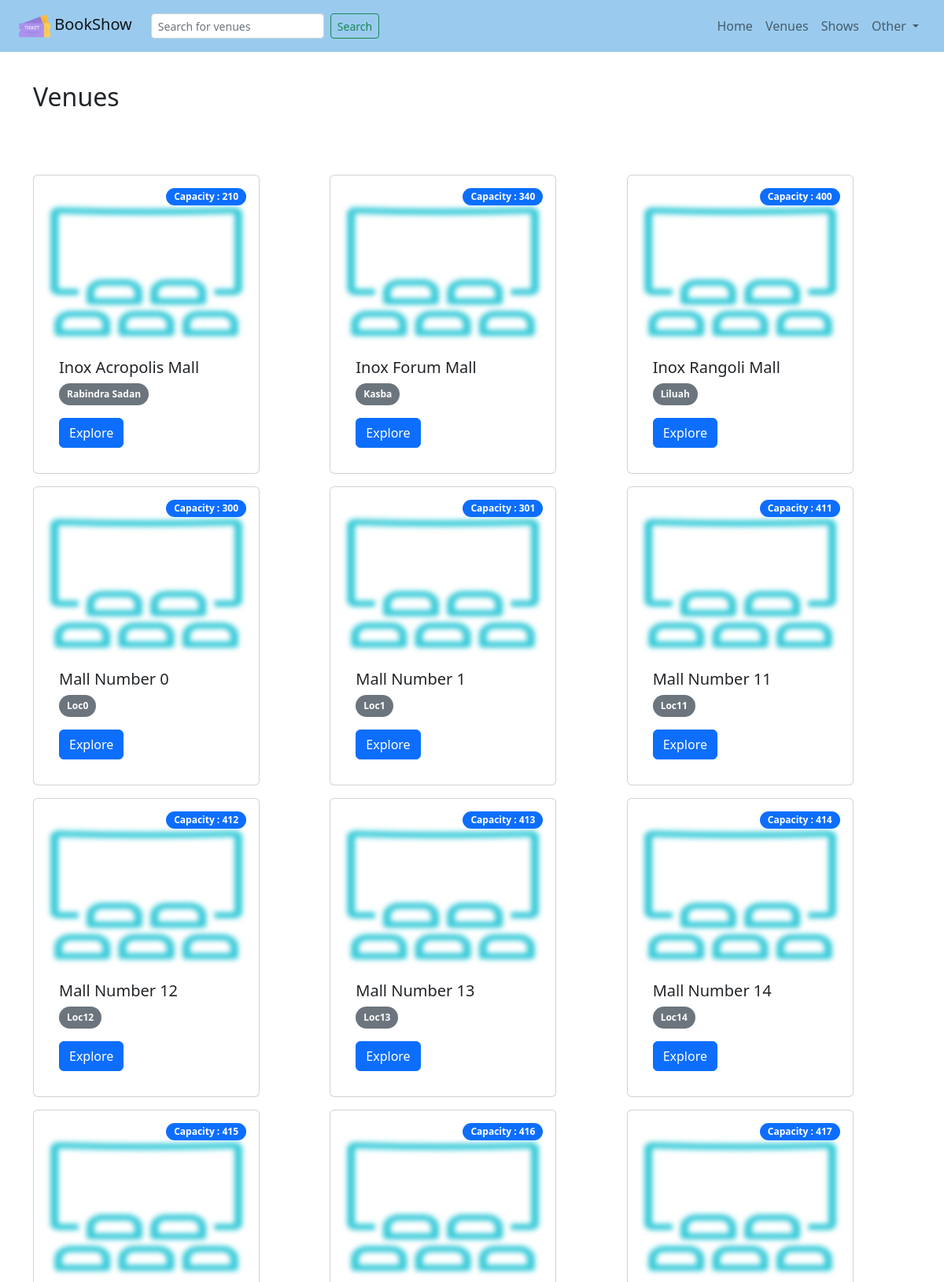
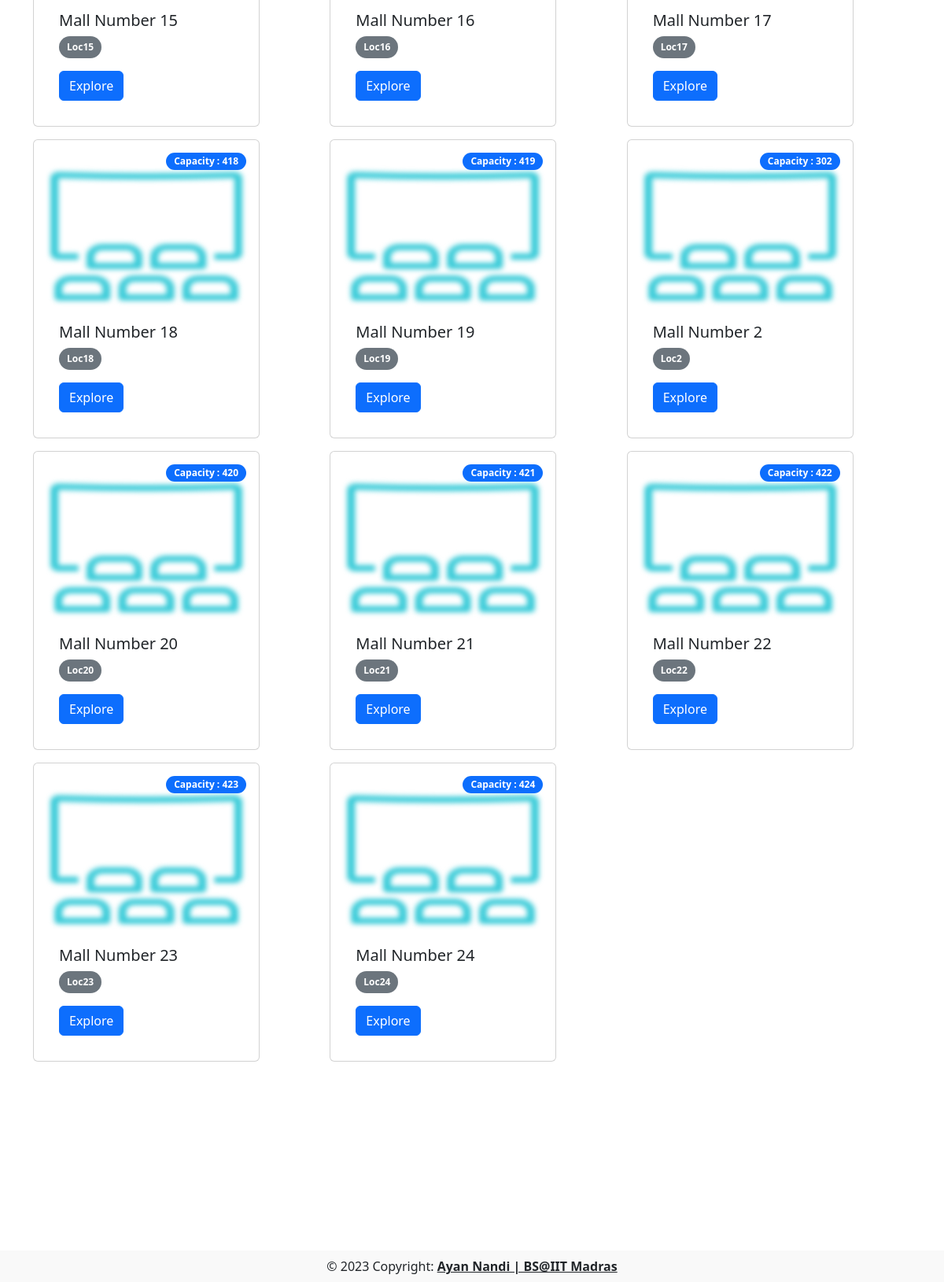
The app's page /user/venues (signed in) with its own data (2 pictures, top to bottom).
### models/admin.py (models this page shows, shortened)
class Venue(db.Model):
    __tablename__ = 'Venue'
    id = db.Column(db.Integer, primary_key=True, autoincrement=True)
    name = db.Column(db.String(50), unique=True)
    description = db.Column(db.String(200))
    location = db.Column(db.String(30))
    city = db.Column(db.String(30))
    capacity = db.Column(db.Integer)
    shows = db.relationship('Show',secondary='Allocation',lazy='subquery', viewonly=True)
    timestamp = db.Column(db.DateTime(timezone=True), nullable=False,
        default=datetime.utcnow)

### blueprints/user.py (the view)
@user.route('/venues')
@login_required
def userVenues():
    page = request.args.get('page', 1, type=int)
    pagedVenues = Venue.query.order_by(Venue.name).paginate(page=page, per_page=20)
    if pagedVenues.pages == 0:
        return render_template('userVenues.html',venuesPage=pagedVenues,noVenue=True, user=current_user)
    else:
        return render_template('userVenues.html',venues=pagedVenues, user=current_user)

### __init__.py (called while the page is built)
def create_app():
    app = Flask(__name__)
    app.config.from_object(LocalDevConfig)
    app.register_blueprint(userAuth)
    app.register_blueprint(adminProfile)
    app.register_blueprint(userProfile)
    db.init_app(app)
    login_manager = LoginManager()
    login_manager.login_view = 'authn.userLogin'
    login_manager.login_message = "You need to login first!!"
    login_manager.init_app(app)
    @login_manager.user_loader
    def load_user(user_id):
        return User.query.get(int(user_id))
    @app.errorhandler(404)
    def page_not_found(e):
        return render_template('NotFound.html',errorMessage=e), 404
    generateTestData(app,db)
    api = getConfiguredApi(app)
    return app, api

### models/users.py (called while the page is built)
    def is_admin(self):
        return self.access == ACCESS['admin']

    def is_user(self):
        return self.access == ACCESS['user']

### templates/userVenues.html (shortened to what this page needs)
{% extends "baseTemplate.html" %}
{% block searchBar %}
<form class="d-md-flex" role="search" action="/user/searchVenueByName" method="post" style="margin: 4px auto;">
  <input class="form-control form-control-sm me-2" name="searchVenueName" type="search" placeholder="Search for venues" aria-label="Search">
  <button class="btn btn-sm btn-outline-success" type="submit">Search</button>
</form>
{% endblock %}
{% block content %}
<div class="body container" style="margin-bottom: 20%;">
    <div class="row">
      <div class="col-12 col-sm-4">
        {% if name is not defined %}
          <h2>Venues {% if city is defined %}<span class="badge bg-secondary bg-success">in {{ city }}</span>{% endif %}</h2><br/>
        {% else %}
          <h2>Search Results for {{ name }}:</h2>
        {% endif %}
      </div>
    </div>
    <br/><br/>
    {% if noVenue is defined %}
      <br/><h2 class="alert alert-primary text-center">No venue available</h2>
    {% else%}
    <div class="row row-cols-md-3 row-cols-sm-1 g-3">
    {% for venue in venues %}
    <div class="col">
      <div class="card p-3" style="width: 18rem; margin-right: 20px;">
        <div class="card-img-caption d-flex flex-row-reverse">
          <span class="card-text badge rounded-pill bg-primary">Capacity : {{ venue['capacity'] }}</span>
          <img src="{{ url_for('static',filename='movieHall.png')}}" class="card-img-top blurImage" height="200px" width="30px" alt="...">
        </div>
        <div class="card-body">
          <h5 class="card-title">{{ venue['name'] }}</h5>
          <p class="card-text">
            <span class="badge rounded-pill bg-secondary" style="padding: 8px 10px;">{{ venue['location'] }}</span>
          </p>
          <form method="post" action="/user/venueHome">
              <button type="submit" class="btn btn-primary">Explore</a>
          </form>
        </div>
      </div>
    </div>
    {% endfor %}
</div>
{% endif %}
</div>
{% endblock %}

### templates/baseTemplate.html (shortened to what this page needs)
<!doctype html>
<html lang="en">
  <head>
    <link href="https://cdn.jsdelivr.net/npm/bootstrap@5.2.3/dist/css/bootstrap.min.css" rel="stylesheet">
    <link href="https://cdnjs.cloudflare.com/ajax/libs/font-awesome/4.7.0/css/font-awesome.min.css" rel="stylesheet">
    <link rel="stylesheet" href="{{ url_for('static', filename='styles.css') }}">
</head>
  <body>
    <nav class="navbar navbar-default navbar-expand-lg fixed-top" id="appNavbar" style="background-color: #9acbee; max-height: 10%;">
        {% if user is defined and user.is_admin() %}
        <a class="navbar-brand ms-4 me-4" href="{{ url_for('admin.index') }}"><img src="{{ url_for('static', filename='ticket.png') }}" width="40px" height="40px"> BookShow</a>
        {% elif user is defined and user.is_user() %}
        <a class="navbar-brand ms-4 me-4" href="{{ url_for('user.userHome') }}"><img src="{{ url_for('static', filename='ticket.png') }}" width="40px" height="40px"> BookShow</a>
        {% else %}
        <a class="navbar-brand ms-4 me-4" href="{{ url_for('authn.index') }}"><img src="{{ url_for('static', filename='ticket.png') }}" width="40px" height="40px"> BookShow</a>
        {% endif %}
        <div class="offcanvas offcanvas-end" tabindex="-1" id="offcanvasNavbar" aria-labelledby="offcanvasNavbarLabel">
            <div class="offcanvas-body">
              {% block searchBar %}{% endblock%}
              <ul class="navbar-nav justify-content-end flex-grow-1 pe-4">
                {% if user is defined and user.is_admin() %}
                <li class="nav-item">
                  <a class="nav-link" aria-current="page" href="/admin">Home</a>
                </li>
                <li class="nav-item">
                  <a class="nav-link" href="/admin/showVenues">Venues</a>
                </li>
                <li class="nav-item">
                    <a class="nav-link" href="/admin/showShows">Shows</a>
                </li>
                {% endif %}
                {% if user is defined %}
                <li class="nav-item dropdown">
                  <a class="nav-link dropdown-toggle" href="#" role="button" data-bs-toggle="dropdown" aria-expanded="false">
                    Other
                  </a>
                    {% endif %}
                </li>
              </ul>
            </div>
          </div>
    </nav>
    {% block content %}{% endblock %}
<footer class="text-center text-lg-start bg-white  text-info-emphasis">
    <div class="text-center p-2" style="background-color: rgba(0, 0, 0, 0.025); width: 100%;">
      © 2023 Copyright:
      <a class="text-reset fw-bold" href="#">Ayan Nandi | BS@IIT Madras</a>
    </div>
  </footer>
</body>
</html>

### static/styles.css (style rules this page uses)
nav { min-height: fit-content; }
@media only screen and (min-width: 560px) { .body { margin-top: 7%; padding-top: 20px; margin-bottom: 7%; height: 100%; } }
footer { bottom:0; width: 100%; margin-top: 10%; margin-bottom: 0px; margin-left: 0px; }
.blurImage { filter: blur(3px); -webkit-filter: blur(3px); }
.card-img-caption { border-top-left-radius: calc(.25rem - 1px); border-top-right-radius: calc(.25rem - 1px); }
.card-img-caption .card-img-top { z-index: 0; }
.card-img-caption .card-text { text-align: center; width: fit-content; position: absolute; z-index: 1; text-decoration: solid; padding: 5px 10px; }

### records on screen
Venue: capacity "210", name "Inox Acropolis Mall", location "Rabindra Sadan"
Venue: capacity "340", name "Inox Forum Mall", location "Kasba"
Venue: capacity "400", name "Inox Rangoli Mall", location "Liluah"
Venue: capacity "300", name "Mall Number 0", location "Loc0"
Venue: capacity "301", name "Mall Number 1", location "Loc1"
Venue: capacity "411", name "Mall Number 11", location "Loc11"
Venue: capacity "412", name "Mall Number 12", location "Loc12"
Venue: capacity "413", name "Mall Number 13", location "Loc13"
Venue: capacity "414", name "Mall Number 14", location "Loc14"
Venue: capacity "415", name "Mall Number 15", location "Loc15"
Venue: capacity "416", name "Mall Number 16", location "Loc16"
Venue: capacity "417", name "Mall Number 17", location "Loc17"
Venue: capacity "418", name "Mall Number 18", location "Loc18"
Venue: capacity "419", name "Mall Number 19", location "Loc19"
Venue: capacity "302", name "Mall Number 2", location "Loc2"
Venue: capacity "420", name "Mall Number 20", location "Loc20"
Venue: capacity "421", name "Mall Number 21", location "Loc21"
Venue: capacity "422", name "Mall Number 22", location "Loc22"
Venue: capacity "423", name "Mall Number 23", location "Loc23"
Venue: capacity "424", name "Mall Number 24", location "Loc24"
